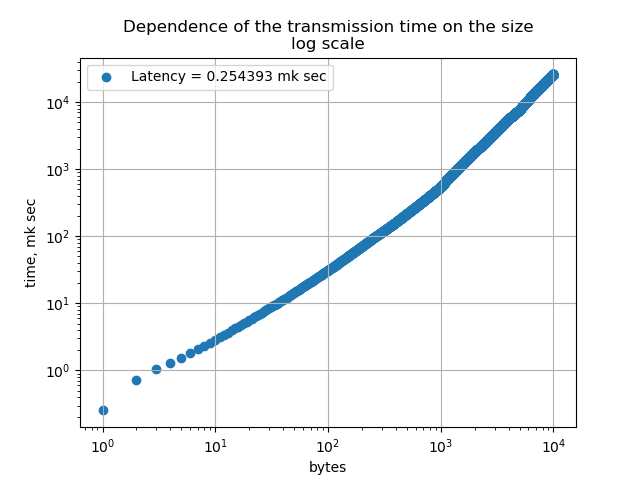

This chart was generated by the following Python code:
import matplotlib.pyplot as plt
import pandas as pd
import numpy as np

data = pd.read_csv('time.csv')
time = data['time mk sec']
size = data[' size byte']

# def func(x, a, b):
#     return a*x + b
#
# n = 5000
# t = np.polyfit(size[-n:], time[-n:], 1)

# f = np.poly1d(t)
# xp = np.linspace(np.min(size[-n:]), np.max(size[-n:]), 100)
#
# plt.plot(xp, f(xp), '-', color='blue', label=f'Аппроксимация\n y = {round(t[0], 2)}x + {round(t[1], 2)}')

plt.scatter(size, time, label=f'Latency = {time[0]} mk sec')
plt.legend()
plt.grid()
plt.xlabel('bytes')
plt.ylabel('time, mk sec')
plt.yscale('log')
plt.xscale('log')
plt.title('Dependence of the transmission time on the size\nlog scale')
plt.savefig('plot')
plt.show()
